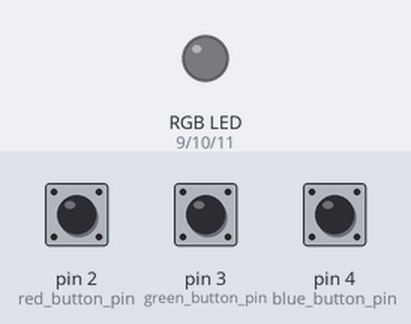
This sketch was run on a simulated Arduino Uno, built with avr-gcc and run on an emulated ATmega328P. Parts: an RGB LED mixed from three pins (HIGH = lit). Dashed ring = blinking. The test bench sets the inputs (shaded band); at power-on: pin 2 (red_button_pin) LOW, pin 3 (green_button_pin) LOW, pin 4 (blue_button_pin) LOW. Dim RGB values are drawn brighter than linear.

Above: at 1.2 s.
1.3 s: pin 2 (red_button_pin) pulsed HIGH 5 times (0.12 s each, 0.3 s apart)
At 1.75 s:
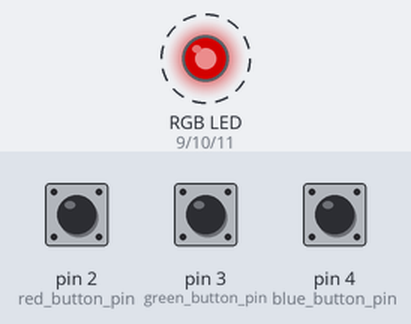
4.3 s: pin 2 (red_button_pin) pulled HIGH for 0.15 s
At 5.0 s:
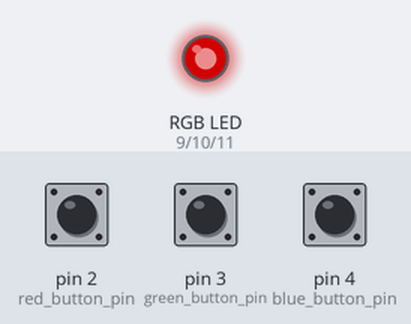
5.9 s: pin 2 (red_button_pin) pulled HIGH for 1 s
At 6.2 s:
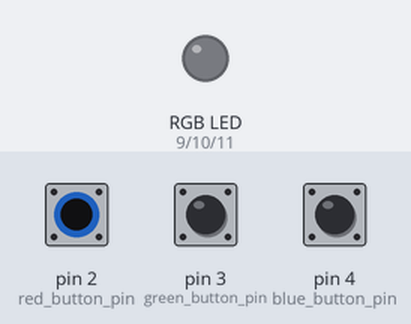
8.4 s: pin 3 (green_button_pin) pulsed HIGH 2 times (0.12 s each, 0.3 s apart)
At 9.6 s:
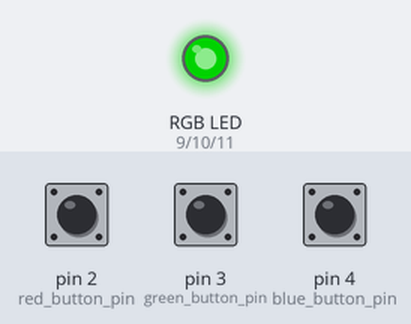
10.5 s: pin 2 (red_button_pin) pulled HIGH for 0.15 s
At 11.0 s:
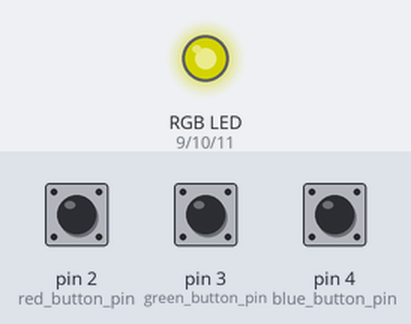
12.1 s: pin 3 (green_button_pin) pulled HIGH for 0.15 s
At 13.4 s:
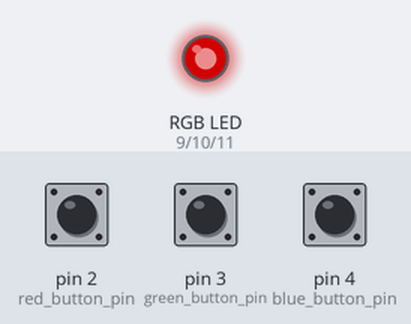
Timing chart, 0 to 14.7 s (numbered marks = the images above; inputs shaded):
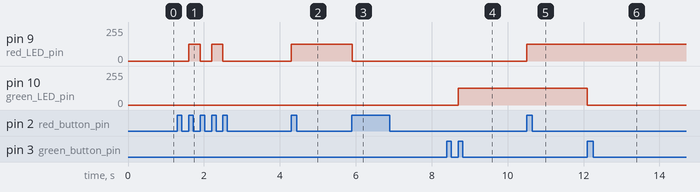

The sketch:

rgb_mixer.ino
```cpp
int red_LED_pin = 9;
int green_LED_pin = 10;
int blue_LED_pin = 11;

int red_button_pin = 2;
int green_button_pin = 3;
int blue_button_pin = 4;

// old values used to store led value of previous iteration
// they are used for toggle button implementation
int red_button_old = 0;
int green_button_old = 0;
int blue_button_old = 0;

int red_state = 0;
int green_state = 0;
int blue_state = 0;


void setup() {
  // put your setup code here, to run once:
  pinMode(red_LED_pin, OUTPUT);
  pinMode(red_button_pin, INPUT);

  pinMode(green_LED_pin, OUTPUT);
  pinMode(green_button_pin, INPUT);

  pinMode(blue_LED_pin, OUTPUT);
  pinMode(blue_button_pin, INPUT);

}

void loop() {
    // reading button values for current iteration
     int red_button_new = digitalRead(red_button_pin);
     int green_button_new = digitalRead(green_button_pin);
     int blue_button_new = digitalRead(blue_button_pin);

     if (red_button_old == 0 && red_button_new == 1) { // checking if button value has changed this iteration compared to previous
      if (red_state == 0) { // toggle to on if off previously
        analogWrite(red_LED_pin, 0);
        red_state = 1;
      }
      else {
        analogWrite(red_LED_pin, 127); // toggle off if one previously
        red_state = 0;
      }
     }

     if (green_button_old == 0 && green_button_new == 1) {
      if (green_state == 0) {
        analogWrite(green_LED_pin, 0);
        green_state = 1;
      }
      else {
        analogWrite(green_LED_pin, 127);
        green_state = 0;
      }
     }

     if (blue_button_old == 0 && blue_button_new == 1) {
      if (blue_state == 0) {
        analogWrite(blue_LED_pin, 0);
        blue_state = 1;
      }
      else {
        analogWrite(blue_LED_pin, 127);
        blue_state = 0;
      }
     }

     // store this current iteration's values for next iteration
     red_button_old = red_button_new;
     green_button_old = green_button_new;
     blue_button_old = blue_button_new;

   delay(100); // delay added for polling
}
```

Measured:
- after the input at 1.3 s, pin 9 (red_LED_pin): alternates 127/255 for 0.30 s and 0/255 for 0.30 s, 4 changes in all, then stays 0/255, starting after 0.30 s
- after the input at 4.3 s, pin 9 (red_LED_pin): 0/255 → 127/255 at once
- after the input at 5.9 s, pin 9 (red_LED_pin): 127/255 → 0/255 at once
- after the input at 8.4 s, pin 10 (green_LED_pin): 0/255 → 127/255 after 0.30 s
- after the input at 10.5 s, pin 9 (red_LED_pin): 0/255 → 127/255 at once
- after the input at 12.1 s, pin 10 (green_LED_pin): 127/255 → 0/255 at once
